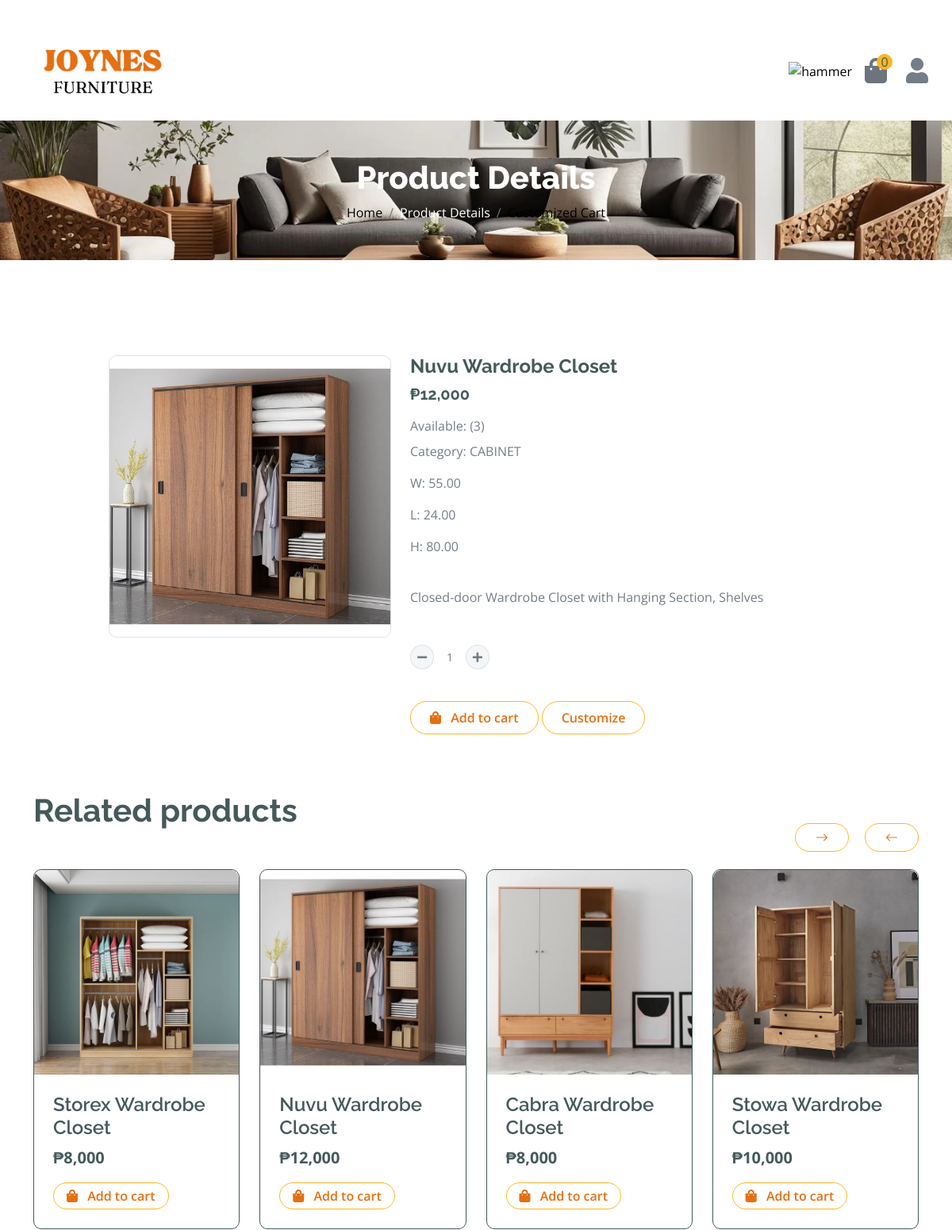
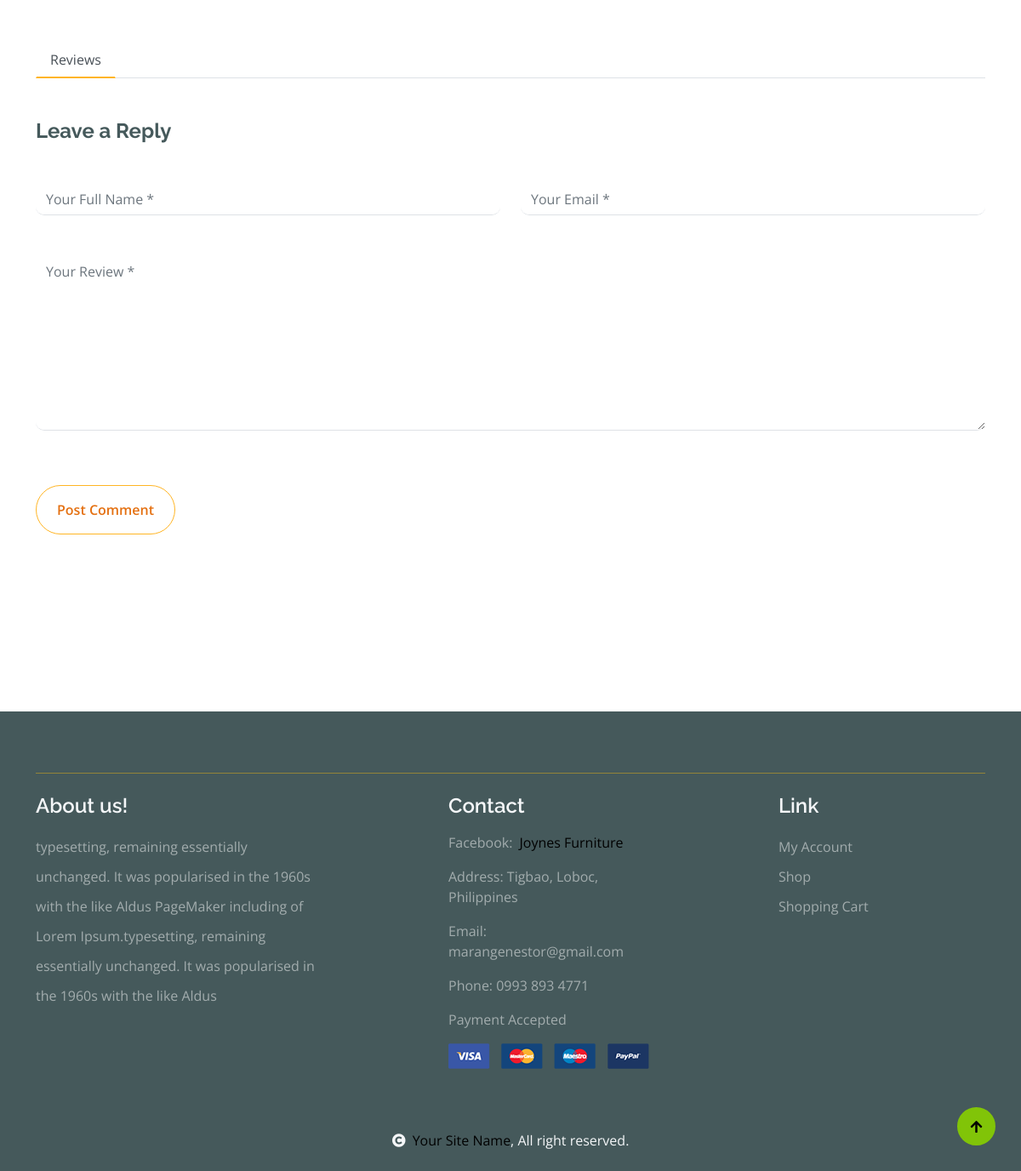
Page /shop-detail.php?id=131 on the committed database (2 pictures, top to bottom).
### tables this page shows
CREATE TABLE `furnituretbl` (
  `fID` bigint(20) NOT NULL,
  `fName` varchar(255) NOT NULL,
  `category` varchar(255) NOT NULL,
  `image` varchar(255) NOT NULL,
  `fDes` varchar(5000) NOT NULL,
  `fQuantity` int(11) NOT NULL,
  `cost` bigint(255) NOT NULL,
  `date` date NOT NULL,
  `width` decimal(10,2) DEFAULT NULL,
  `length` decimal(10,2) DEFAULT NULL,
  `height` decimal(10,2) DEFAULT NULL
);

### functions.php (called while the page is built, shortened)
<?php
$userID = $_SESSION['userID'];
?>

### shop-detail.php (the view, shortened to what this page needs)
<?php
include("functions.php");
$sql5 = "SELECT COUNT(*) FROM addcart WHERE userID = '$userID'";
$result5 = mysqli_query($conn, $sql5);
$row5 = mysqli_fetch_assoc($result5);
$i = $row5['COUNT(*)'];
$id = $_GET['id'];
$sql = "SELECT * FROM furnituretbl WHERE fID= $id";
$result = mysqli_query($conn, $sql);
$row = mysqli_fetch_assoc($result);
$number = $row['cost'];
$formattedNumber = number_format($number, 0, '.', ',');
$cost = $formattedNumber;
$cat = $row['category'];
$sqlcat = "SELECT * FROM furnituretbl WHERE category = '$cat'";
$resultcat = mysqli_query($conn, $sqlcat);
?>
<!DOCTYPE html>
<html lang="en">
<head>
    <link rel="stylesheet" href="https://use.fontawesome.com/releases/v5.15.4/css/all.css" />
    <link href="https://cdn.jsdelivr.net/npm/bootstrap-icons@1.4.1/font/bootstrap-icons.css" rel="stylesheet">
    <link href="lib/lightbox/css/lightbox.min.css" rel="stylesheet">
    <link href="lib/owlcarousel/assets/owl.carousel.min.css" rel="stylesheet">
    <link href="css/bootstrap.min.css" rel="stylesheet">
    <link href="css/style.css" rel="stylesheet">
</head>
<body>
    <div class="container-fluid fixed-top">
        <div class="container topbar d-none d-lg-block">
        </div>
        <div class="container px-0">
            <nav class="navbar navbar-light bg-white navbar-expand-xl">
                <a href="shop.php" class="navbar-brand"><img class="logo" src="./img/logo1.png" alt="Bootstrap"
                        style="width: 200px"></a>
                <div class="collapse navbar-collapse bg-white" id="navbarCollapse">
                    <div class="d-flex m-3 me-0">
                        <a href="customize.php" class="position-relative me-3 my-auto">
                            <img width="40" height="40" src="https://img.icons8.com/ios-filled/50/737373/hammer.png"
                                alt="hammer" /></a>
                        <a href="cart.php" class="position-relative me-4 my-auto text-muted">
                            <i class="fa fa-shopping-bag fa-2x"></i>
                            <span
                                class="position-absolute bg-secondary rounded-circle d-flex align-items-center justify-content-center text-dark px-1"
                                style="top: -5px; left: 15px; height: 20px; min-width: 20px;"><?php echo $i; ?></span>
                        </a>
                    </div>
                    <div class="nav-item dropdown">
                        <i class="fas fa-user fa-2x"></i>
                    </div>
                </div>
            </nav>
        </div>
    </div>
    <div class="container-fluid page-header py-5">
        <h1 class="text-center text-white display-6">Product Details</h1>
        <ol class="breadcrumb justify-content-center mb-0">
            <li class="breadcrumb-item"><a href="shop.php">Home</a></li>
            <li class="breadcrumb-item active text-white">Product Details</li>
            <li class="breadcrumb-item"><a href="customizecart.php">Customized Cart</a></li>
        </ol>
    </div>
    <br>
    <div class="container-fluid py-5">
        <div class="container py-5">
            <form action="functions.php" method="POST">
                <div class="col-lg-12 col-xl-12">
                    <div class="row justify-content-center">
                        <div class="col-lg-4">
                            <div class="border rounded">
                                <a href="#">
                                    <img src="./up/<?php echo $row['image']; ?>" class="img-fluid rounded" alt="Image">
                                </a>
                            </div>
                        </div>
                        <div class="col-lg-6">
                            <h4 class="fw-bold"><?php echo $row['fName']; ?></h4>
                            <h5 class="fw-bold mb-3">&#8369;<?php echo $cost; ?></h5>
                            <p class="mb-2">Available: (<?php echo $row['fQuantity']; ?>)</p>
                            <p class="mb-3">Category: <span
                                    class="text-uppercase"><?php echo $row['category']; ?></span></p>
                            <p>W: <?php echo $row['width']; ?></p>
                            <p>L: <?php echo $row['length']; ?></p>
                            <p>H: <?php echo $row['height']; ?></p>
                            <p class="mb-5"><?php echo $row['fDes']; ?></p>
                            <div class="input-group quantity mb-3 d-flex align-items-center" style="width: 100px;">
                                <div class="input-group-btn">
                                    <a class="btn btn-sm btn-minus rounded-circle bg-light border">
                                        <i class="fa fa-minus"></i>
                                    </a>
                                </div>
                                <input type="text" name="quantity" id="quantity"
                                    class="form-control form-control-sm text-center border-0 bg-transparent" readonly
                                    value="1">
                                <div class="input-group-btn">
                                    <a class="btn btn-sm btn-plus rounded-circle bg-light border">
                                        <i class="fa fa-plus"></i>
                                    </a>
                                </div>
                            </div>
                            <div>
                                <button type="submit"
                                    class="btn border border-secondary rounded-pill px-4 py-2 mb-4 text-primary mt-4"
                                    name="add"><i class="fa fa-shopping-bag me-2 text-primary"></i> Add to cart</button>
                                <a href="customshop.php?id=<?php echo $row['fID']; ?>" type="submit"
                                    class="btn border border-secondary rounded-pill px-4 py-2 mb-4 text-primary mt-4">Customize</a>
                            </div>
                        </div>
                    </div>
                </div>
            </form>
            <h1 class="fw-bold mb-0 mt-5">Related products</h1>
            <div class="vesitable">
                <div class="owl-carousel vegetable-carousel justify-content-center">
                    <?php while ($rowcat = mysqli_fetch_assoc($resultcat)) {
                        $number = $rowcat['cost'];
                        $formattedNumber = number_format($number, 0, '.', ',');
                        $costt = $formattedNumber;
                        ?>
                        <div class="border border-dark rounded position-relative vesitable-item">
                            <div class="vesitable-img">
                                <a href="?id=<?php echo $rowcat['fID']; ?>">
                                    <img src="./up/<?php echo $rowcat['image']; ?>" class="img-fluid w-100 rounded-top"
                                        alt="">
                                </a>
                            </div>
                            <div class="p-4 pb-0 rounded-bottom">
                                <h4><?php echo $rowcat['fName']; ?></h4>
                                <div class="d-flex justify-content-between flex-lg-wrap">
                                    <p class="text-dark fs-5 fw-bold">&#8369;<?php echo $costt; ?></p>
                                    <a href="#"
                                        class="btn border border-secondary rounded-pill px-3 py-1 mb-4 text-primary"><i
                                            class="fa fa-shopping-bag me-2 text-primary"></i> Add to cart</a>
                                </div>
                            </div>
                        </div>
                    <?php
                    }
                    ?>
                </div>
            </div>
            <div class="col-lg-12">
                <nav>
                    <div class="nav nav-tabs mb-3">
                        <button class="nav-link active border-white border-bottom-0" type="button" role="tab"
                            id="nav-mission-tab" data-bs-toggle="tab" data-bs-target="#nav-mission"
                            aria-controls="nav-mission" aria-selected="false">Reviews</button>
                    </div>
                </nav>
            </div>
            <form action="" method="POST">
                <h4 class="mb-5 fw-bold">Leave a Reply</h4>
                <div class="row g-4">
                    <div class="col-lg-6">
                        <div class="border-bottom rounded">
                            <input type="text" class="form-control border-0 me-4" name="name"
                                placeholder="Your Full Name *" required>
                        </div>
                    </div>
                    <div class="col-lg-6">
                        <div class="border-bottom rounded">
                            <input type="email" class="form-control border-0" name="email" placeholder="Your Email *">
                        </div>
                    </div>
                    <div class="col-lg-12">
                        <div class="border-bottom rounded my-4">
                            <textarea name="comment" id="" class="form-control border-0" cols="30" rows="8"
                                placeholder="Your Review *" spellcheck="false"></textarea>
                        </div>
                    </div>
                    <div class="col-lg-12">
                        <div class="d-flex justify-content-between py-3 mb-5">
                            <button type="submit" name="post"
                                class="btn border border-secondary text-primary rounded-pill px-4 py-3"> Post Comment
                            </button>
                        </div>
                    </div>
                </div>
            </form>
        </div>
    </div>
    <div class="container-fluid bg-dark text-white-50 footer mt-5" id="footer">
        <div class="container py-5">
            <div class="pb-4 mb-4" style="border-bottom: 1px solid rgba(226, 175, 24, 0.5) ;">
            </div>
            <div class="row g-5 justify-content-between">
                <div class="col-lg-4 col-md-6">
                    <div class="footer-item">
                        <h4 class="text-light mb-3">About us!</h4>
                        <p class="mb-4">typesetting, remaining essentially unchanged. It was
                            popularised in the 1960s with the like Aldus PageMaker including of Lorem Ipsum.typesetting,
                            remaining essentially unchanged. It was
                            popularised in the 1960s with the like Aldus</p>
                    </div>
                </div>
                <div class="col-lg-3 col-md-6">
                    <div class="footer-item">
                        <h4 class="text-light mb-3">Contact</h4>
                        <div class="d-flex">
                            <p>Facebook:</p>&ensp;
                            <a href="https://www.facebook.com/profile.php?id=100095051198984">Joynes Furniture</a>
                        </div>
                        <p>Address: Tigbao, Loboc, Philippines</p>
                        <p>Email: marangenestor@gmail.com</p>
                        <p>Phone: 0993 893 4771</p>
                        <p>Payment Accepted</p>
                        <img src="img/payment.png" class="img-fluid" alt="">
                    </div>
                </div>
                <div class="col-lg-3 col-md-6">
                    <div class="d-flex flex-column text-start footer-item">
                        <h4 class="text-light mb-3">Link</h4>
                        <a class="btn-link" href="profile.php">My Account</a>
                        <a class="btn-link" href="shop.php">Shop</a>
                        <a class="btn-link" href="cart.php">Shopping Cart</a>
                    </div>
                </div>
            </div>
        </div>
    </div>
    <div class="container-fluid copyright bg-dark py-4">
        <div class="container">
            <div class="row">
                <center>
                    <div class="col-md-6 text-center  mb-3 mb-md-0">
                        <span class="text-light"><a href="#"><i class="fas fa-copyright text-light me-2"></i>Your Site
                                Name</a>, All right reserved.</span>
                    </div>
                </center>
            </div>
        </div>
    </div>
    <a href="#" class="btn btn-primary border-3 border-primary rounded-circle back-to-top"><i
            class="fa fa-arrow-up"></i></a>
</body>
</html>

### css/style.css (style rules this page uses)
.back-to-top { position: fixed; right: 30px; bottom: 30px; display: flex; width: 45px; height: 45px; align-items: center; justify-content: center; transition: 0.5s; z-index: 99; }
.btn { font-weight: 600; transition: .5s; }
.btn.border-secondary { transition: 0.5s; }
.fixed-top { transition: 0.5s; background: var(--bs-white); border: 0; }
.topbar { padding: 20px; border-radius: 230px 100px; }
.navbar { height: 100px; border-bottom: 1px solid rgba(255, 255, 255, .1); }
.page-header { position: relative; background: linear-gradient(rgba(0, 0, 0, 0.3), rgba(0, 0, 0, 0.3)), url(../img/cart-page-header-img.jpg); background-position: center center; background-repeat: no-repeat; background-size: cover; }
@media (min-width: 992px) { .hero-header, .page-header { margin-top: 152px !important; } }
.vesitable .vesitable-item { height: 100%; transition: 0.5s; }
.vesitable .vesitable-item .vesitable-img { overflow: hidden; transition: 0.5s; border-radius: 10px 10px 0 0; }
.vesitable .vesitable-item .vesitable-img img { transition: 0.5s; }
.nav.nav-tabs .nav-link.active { border-bottom: 2px solid var(--bs-secondary) !important; }
.footer .footer-item .btn-link { line-height: 35px; color: rgba(255, 255, 255, .5); transition: 0.5s; }
.footer .footer-item p.mb-4 { line-height: 35px; }

### shop-detail.php (style rules this page uses)
a { color: black; !important; }
.page-header { background-image: url(./img/1.jpg) !important; }

### rows in the picture
furnituretbl: image (picture), fName "Nuvu Wardrobe Closet", cost "12,000", fQuantity "3", category "CABINET", width "55.00", length "24.00", height "80.00", fDes "Closed-door Wardrobe Closet with Hanging Section, Shelves"
furnituretbl: image (picture), fName "Storex Wardrobe Closet", cost "8,000"
furnituretbl: image (picture), fName "Cabra Wardrobe Closet", cost "8,000"
furnituretbl: image (picture), fName "Stowa Wardrobe Closet", cost "10,000"

### other values in the picture
$i "0"
